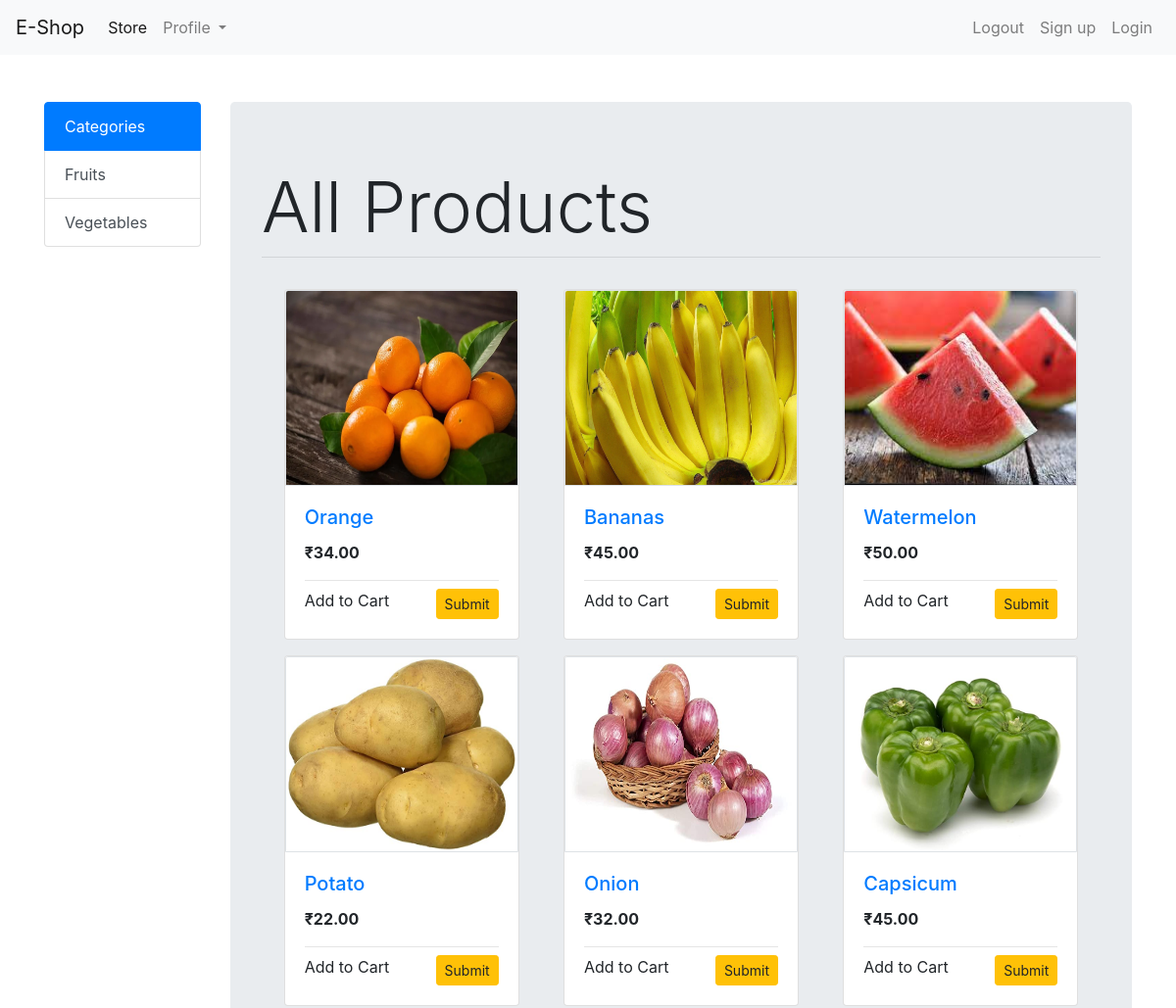
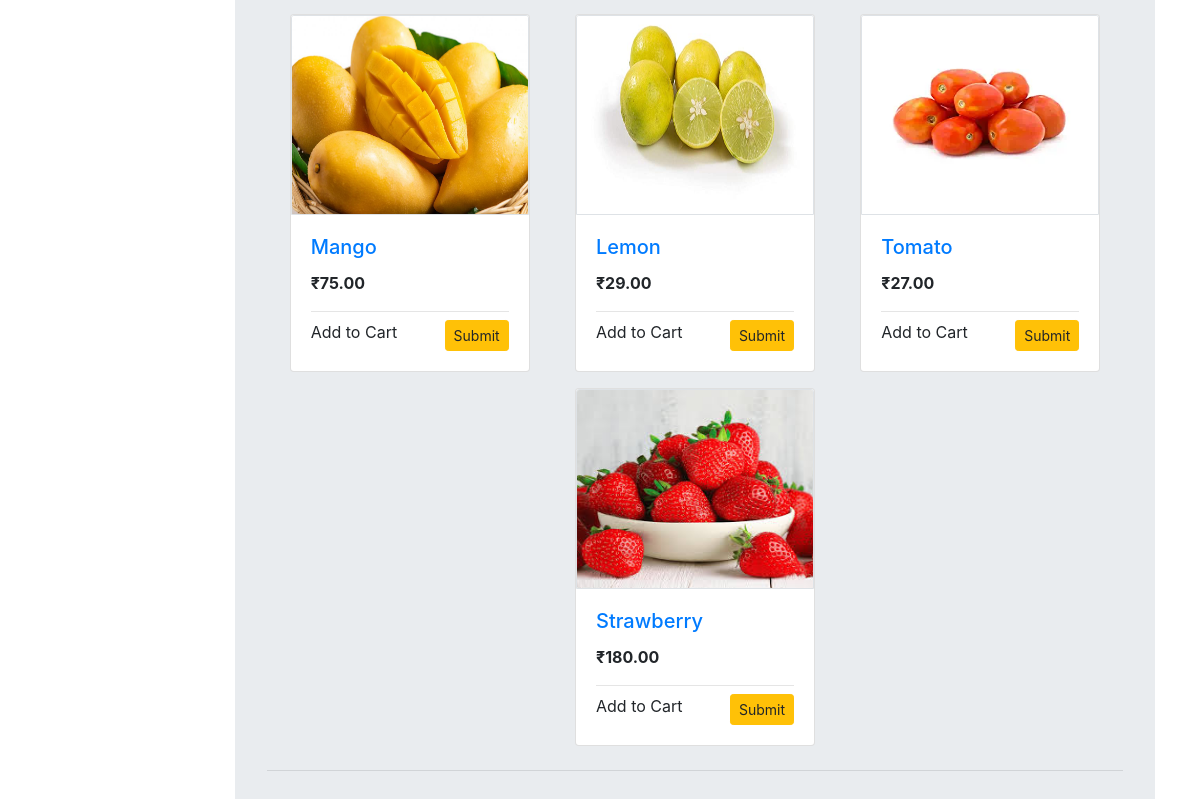
The page / on the database its author committed (2 pictures, top to bottom).
### store/models.py (models this page shows, shortened)
class Category(models.Model):
    name = models.CharField(max_length=25)

class Product(models.Model):
    name = models.CharField(max_length=100)
    category = models.ForeignKey(Category, on_delete=models.CASCADE)
    price = models.IntegerField(default=0)
    description = models.TextField(default="", null=True, blank=True)
    image = models.ImageField(upload_to='uploads/products/')

### store/views.py (the view, shortened to what this page needs)
# urls.py: path('', views.IndexView.as_view(), name='home'),
class IndexView(View):
    def get(self, request):
        products = Product.objects.all()
        category = Category.objects.all()
        context = {
            'products': products,
            'categories': category
        }
        return render(request, 'index.html', context)

### store/templates/index.html (shortened to what this page needs)
{% extends 'base.html' %}
{% block content %}
<div class="container mt-5">
  <div class="row">
    <div class="col-lg-2 mx-auto">
      <div class="list-group">
        <p class="list-group-item list-group-item-action active text-white">Categories</p>
        {% for category in categories %}
        <a href="#" class="list-group-item list-group-item-action">{{ category.name }}</a>
        {% endfor %}
      </div>
    </div>
    <div id="products" class="col-lg-10 mx-auto">
      <div class="jumbotron">
        <h1 class="display-3">All Products</h1>
        <hr class="my-2" />
        <br />
        <div class="row mx-auto">
          {% for product in products %}
          <div class="card mx-auto mb-3" style="width: 15rem">
            <a href="">
              <img
                class="card-img-top border"
                src="{{ product.image.url }}"
                alt="Card image cap"
                height="200"
              />
            </a>
            <div class="card-body">
              <a href="" style="text-decoration: None">
                <h5 class="card-title">{{ product.name }}</h5>
              </a>
              <p><strong>₹{{ product.price }}.00</strong></p>
              <hr class="my-2" />
              <form action="/" method="post">
                <input href="" type="submit" class="float-right btn btn-warning btn-sm">Add to Cart</input>
              </form>
            </div>
          </div>
          {% endfor %}
        </div>
        <hr class="my-2" />
      </div>
    </div>
  </div>
</div>
{% endblock content %}

### store/templates/base.html (shortened to what this page needs)
<!DOCTYPE html>
<html lang="en">
  <head>
    <link
      rel="stylesheet"
      href="https://cdn.jsdelivr.net/npm/bootstrap@4.0.0/dist/css/bootstrap.min.css"
    />
  </head>
  <nav class="navbar navbar-expand-lg navbar-light bg-light">
    <a class="navbar-brand" href="/">E-Shop</a>
    <div class="collapse navbar-collapse" id="navbarSupportedContent">
      <ul class="navbar-nav mr-auto">
        <li class="nav-item active">
          <a class="nav-link" href="/"
            >Store <span class="sr-only">(current)</span></a
          >
        </li>
        <li class="nav-item dropdown">
          <a
            class="nav-link dropdown-toggle"
            href="#"
            id="navbarDropdown"
            role="button"
            data-toggle="dropdown"
            aria-haspopup="true"
            aria-expanded="false"
          >
            Profile
          </a>
        </li>
      </ul>
      <form class="form-inline my-2 my-lg-0">
        <ul class="navbar-nav mr-auto my-2 my-lg-0">
          <li class="nav-item">
            <a class="nav-link" href="#"
              >Logout<span class="sr-only">(current)</span></a
            >
          </li>
          <li class="nav-item">
            <a class="nav-link" href="/signup"
              >Sign up <span class="sr-only">(current)</span></a
            >
          </li>
          <li class="nav-item">
            <a class="nav-link" href="/login"
              >Login<span class="sr-only">(current)</span></a
            >
          </li>
        </ul>
      </form>
    </div>
  </nav>
    {% block content %}{% endblock content %}
  </body>
</html>

### rows shown on the page
Category: name "Fruits"
Category: name "Vegetables"
Product: image (picture), name "Orange", price "34"
Product: image (picture), name "Bananas", price "45"
Product: image (picture), name "Watermelon", price "50"
Product: image (picture), name "Potato", price "22"
Product: image (picture), name "Onion", price "32"
Product: image (picture), name "Capsicum", price "45"
Product: image (picture), name "Mango", price "75"
Product: image (picture), name "Lemon", price "29"
Product: image (picture), name "Tomato", price "27"
Product: image (picture), name "Strawberry", price "180"
